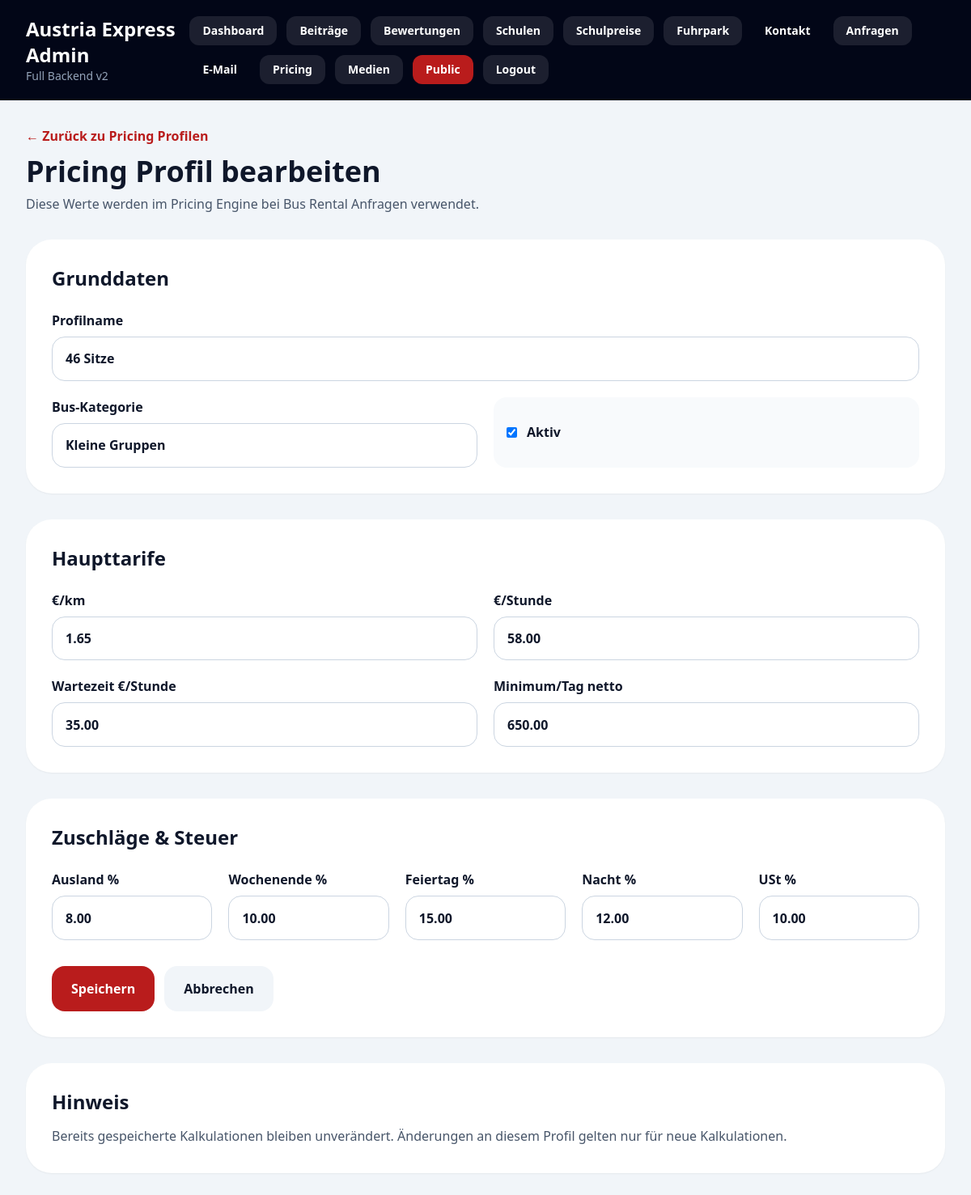
/admin/pricing/1/edit (signed in), run on the app's committed database.
### app/models.py (models this page shows)
class PricingProfile(db.Model):
    __tablename__ = "pricing_profiles"
    id = db.Column(db.Integer, primary_key=True)
    name = db.Column(db.String(120), unique=True, nullable=False)
    bus_category = db.Column(db.String(100), nullable=False, index=True)
    price_per_km = db.Column(db.Numeric(10, 2), nullable=False)
    hourly_rate = db.Column(db.Numeric(10, 2), nullable=False)
    waiting_hourly_rate = db.Column(db.Numeric(10, 2), nullable=False)
    minimum_day_rate = db.Column(db.Numeric(10, 2), nullable=False)
    international_surcharge_pct = db.Column(db.Numeric(5, 2), default=0)
    weekend_surcharge_pct = db.Column(db.Numeric(5, 2), default=0)
    holiday_surcharge_pct = db.Column(db.Numeric(5, 2), default=0)
    night_surcharge_pct = db.Column(db.Numeric(5, 2), default=0)
    vat_percent = db.Column(db.Numeric(5, 2), default=10)
    is_active = db.Column(db.Boolean, default=True, nullable=False)

### app/routes/admin.py (the view)
@admin_bp.route("/pricing/<int:profile_id>/edit", methods=["GET", "POST"])
@login_required
def pricing_profile_edit(profile_id: int):
    profile = PricingProfile.query.get_or_404(profile_id)
    if request.method == "POST":
        return save_pricing_profile(profile)
    return render_template("admin/pricing_profile_form.html", profile=profile)

### app/__init__.py (called while the page is built)
def create_app(config_object=Config) -> Flask:
    app = Flask(__name__, instance_relative_config=True)
    app.config.from_object(config_object)
    Path(app.instance_path).mkdir(parents=True, exist_ok=True)
    app.config["UPLOAD_FOLDER"].mkdir(parents=True, exist_ok=True)
    db.init_app(app)
    from .routes.public import public_bp
    from .routes.admin import admin_bp
    app.register_blueprint(public_bp)
    app.register_blueprint(admin_bp, url_prefix="/admin")
    @app.context_processor
    def inject_csrf():
        return {"csrf_token": get_csrf_token}
    register_cli(app)
    return app

### app/routes/admin.py (called while the page is built)
def current_admin():
    admin_id = session.get("admin_id")
    if not admin_id:
        return None
    return AdminUser.query.get(admin_id)

def login_required(view):
    @wraps(view)
    def wrapped(*args, **kwargs):
        if not current_admin():
            return redirect(url_for("admin.login", next=request.path))
        return view(*args, **kwargs)
    return wrapped

### app/utils/csrf.py (called while the page is built)
def get_csrf_token() -> str:
    token = session.get("_csrf_token")
    if not token:
        token = secrets.token_urlsafe(32)
        session["_csrf_token"] = token
    return token

### app/templates/admin/pricing_profile_form.html (shortened to what this page needs)
{% extends "admin/base_admin.html" %}
{% block content %}
<div class="mb-8">
  <a href="{{ url_for('admin.pricing_profiles') }}" class="font-bold text-red-700">← Zurück zu Pricing Profilen</a>
  <h1 class="mt-3 text-4xl font-black">
    {% if profile %}Pricing Profil bearbeiten{% else %}Neues Pricing Profil{% endif %}
  </h1>
  <p class="mt-2 text-slate-600">
    Diese Werte werden im Pricing Engine bei Bus Rental Anfragen verwendet.
  </p>
</div>
<form method="post" class="grid gap-8 xl:grid-cols-[1fr_.85fr]">
  <section class="rounded-[2rem] bg-white p-8 shadow-sm">
    <h2 class="text-2xl font-black">Grunddaten</h2>
    <div class="mt-6 grid gap-5 sm:grid-cols-2">
      <label class="font-bold sm:col-span-2">
        Profilname
        <input class="field mt-2" name="name" value="{{ profile.name if profile else '' }}" placeholder="z.B. 53 Sitze" required>
      </label>
      <label class="font-bold">
        Bus-Kategorie
        <input class="field mt-2" name="bus_category" value="{{ profile.bus_category if profile else '' }}" placeholder="z.B. Reisebus, Doppeldecker, Kleine Gruppen" required>
      </label>
      <label class="flex items-center gap-3 rounded-2xl bg-slate-50 p-4 font-bold">
        <input type="checkbox" name="is_active" {% if profile is none or profile.is_active %}checked{% endif %}>
        Aktiv
      </label>
    </div>
  </section>
  <section class="rounded-[2rem] bg-white p-8 shadow-sm">
    <h2 class="text-2xl font-black">Haupttarife</h2>
    <div class="mt-6 grid gap-5 sm:grid-cols-2">
      <label class="font-bold">
        €/km
        <input class="field mt-2" name="price_per_km" inputmode="decimal" value="{{ profile.price_per_km if profile else '' }}" placeholder="z.B. 1,85" required>
      </label>
      <label class="font-bold">
        €/Stunde
        <input class="field mt-2" name="hourly_rate" inputmode="decimal" value="{{ profile.hourly_rate if profile else '' }}" placeholder="z.B. 65" required>
      </label>
      <label class="font-bold">
        Wartezeit €/Stunde
        <input class="field mt-2" name="waiting_hourly_rate" inputmode="decimal" value="{{ profile.waiting_hourly_rate if profile else '' }}" placeholder="z.B. 38" required>
      </label>
      <label class="font-bold">
        Minimum/Tag netto
        <input class="field mt-2" name="minimum_day_rate" inputmode="decimal" value="{{ profile.minimum_day_rate if profile else '' }}" placeholder="z.B. 750" required>
      </label>
    </div>
  </section>
  <section class="rounded-[2rem] bg-white p-8 shadow-sm xl:col-span-2">
    <h2 class="text-2xl font-black">Zuschläge & Steuer</h2>
    <div class="mt-6 grid gap-5 sm:grid-cols-5">
      <label class="font-bold">
        Ausland %
        <input class="field mt-2" name="international_surcharge_pct" inputmode="decimal" value="{{ profile.international_surcharge_pct if profile else '0' }}">
      </label>
      <label class="font-bold">
        Wochenende %
        <input class="field mt-2" name="weekend_surcharge_pct" inputmode="decimal" value="{{ profile.weekend_surcharge_pct if profile else '0' }}">
      </label>
      <label class="font-bold">
        Feiertag %
        <input class="field mt-2" name="holiday_surcharge_pct" inputmode="decimal" value="{{ profile.holiday_surcharge_pct if profile else '0' }}">
      </label>
      <label class="font-bold">
        Nacht %
        <input class="field mt-2" name="night_surcharge_pct" inputmode="decimal" value="{{ profile.night_surcharge_pct if profile else '0' }}">
      </label>
      <label class="font-bold">
        USt %
        <input class="field mt-2" name="vat_percent" inputmode="decimal" value="{{ profile.vat_percent if profile else '10' }}">
      </label>
    </div>
    <div class="mt-8 flex flex-col gap-3 sm:flex-row">
      <button class="rounded-2xl bg-red-700 px-6 py-4 font-black text-white hover:bg-red-800">Speichern</button>
      <a href="{{ url_for('admin.pricing_profiles') }}" class="rounded-2xl bg-slate-100 px-6 py-4 text-center font-black hover:bg-slate-200">Abbrechen</a>
    </div>
  </section>
</form>
{% if profile %}
  <section class="mt-8 rounded-[2rem] bg-white p-8 shadow-sm">
    <h2 class="text-2xl font-black">Hinweis</h2>
    <p class="mt-3 leading-7 text-slate-600">
      Bereits gespeicherte Kalkulationen bleiben unverändert. Änderungen an diesem Profil gelten nur für neue Kalkulationen.
    </p>
  </section>
{% endif %}
{% endblock %}

### app/static/css/site.css (style rules this page uses)
html { scroll-behavior: smooth; }
.field { width: 100%; border-radius: 1rem; border: 1px solid #cbd5e1; background: #fff; padding: .9rem 1rem; outline: none; }

### data on the page
PricingProfile: name "46 Sitze", bus_category "Kleine Gruppen", is_active "☑", price_per_km "1.65", hourly_rate "58.00", waiting_hourly_rate "35.00", minimum_day_rate "650.00", international_surcharge_pct "8.00", weekend_surcharge_pct "10.00", holiday_surcharge_pct "15.00", night_surcharge_pct "12.00", vat_percent "10.00"
